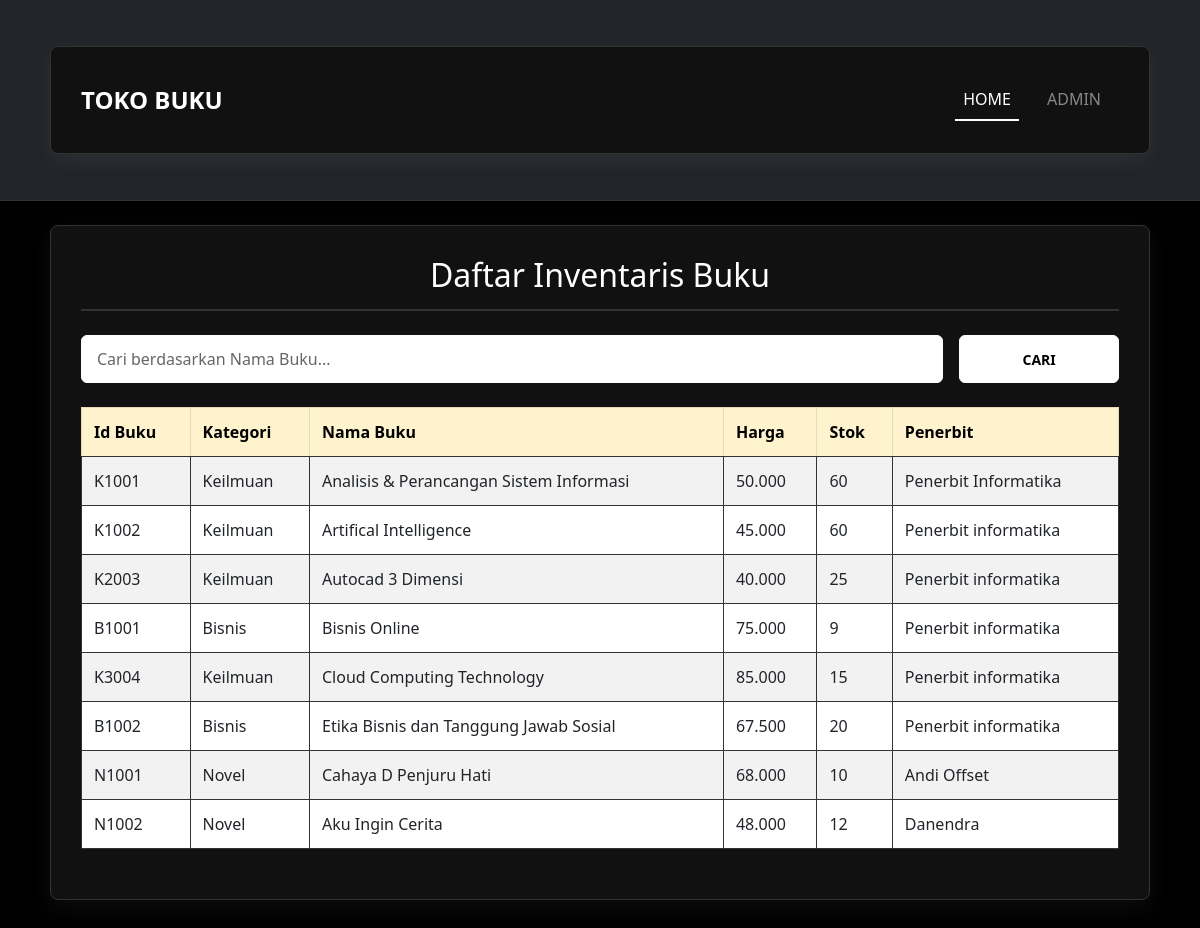
The page / on the database its author committed.
### tables this page shows
CREATE TABLE `tabel_buku` (
  `Id Buku` varchar(100) NOT NULL,
  `Kategori` varchar(100) NOT NULL,
  `Nama Buku` varchar(100) NOT NULL,
  `Harga` varchar(100) NOT NULL,
  `Stok` varchar(100) NOT NULL,
  `Penerbit` varchar(100) NOT NULL
);

### index.php (the view, shortened to what this page needs)
<?php include 'koneksi.php'; ?>
<!DOCTYPE html>
<html lang="id">
<head>
    <link href="https://cdn.jsdelivr.net/npm/bootstrap@5.3.0/dist/css/bootstrap.min.css" rel="stylesheet">
    <link rel="stylesheet" href="styles.css">
</head>
<body>
<nav class="navbar navbar-expand-lg navbar-dark bg-dark">
    <div class="container">
        <a class="navbar-brand" href="index.php">TOKO BUKU</a>
        <div class="navbar-nav">
            <a class="nav-link active" href="index.php">HOME</a>
            <a class="nav-link" href="admin.php">ADMIN</a>
        </div>
    </div>
</nav>
<div class="container mt-4">
    <h2 class="text-center mb-4">Daftar Inventaris Buku</h2>
    <form action="index.php" method="get" class="row g-3 mb-4 align-items-center">
        <div class="col-md-10">
            <input type="text" name="cari" class="form-control search-input"
                   placeholder="Cari berdasarkan Nama Buku..."
                   value="<?php echo isset($_GET['cari']) ? htmlspecialchars($_GET['cari']) : ''; ?>">
        </div>
        <div class="col-md-2">
            <button type="submit" class="btn btn-primary w-100 btn-search">Cari</button>
        </div>
    </form>
    <table class="table table-striped table-bordered">
        <thead class="table-warning">
            <tr>
                <th>Id Buku</th>
                <th>Kategori</th>
                <th>Nama Buku</th>
                <th>Harga</th>
                <th>Stok</th>
                <th>Penerbit</th>
            </tr>
        </thead>
        <tbody>
            <?php
            if (isset($_GET['cari']) && $_GET['cari'] !== "") {
                $Keyword = mysqli_real_escape_string($conn, $_GET['cari']);
                $Query = "SELECT * FROM `tabel_buku` WHERE `Nama Buku` LIKE '%$Keyword%'";
            } else {
                $Query = "SELECT * FROM `tabel_buku`";
            }
            $Result = mysqli_query($conn, $Query);
            if ($Result && mysqli_num_rows($Result) > 0) {
                while ($Row = mysqli_fetch_assoc($Result)) {
                    echo "<tr>
                            <td>" . htmlspecialchars($Row['Id Buku']) . "</td>
                            <td>" . htmlspecialchars($Row['Kategori']) . "</td>
                            <td>" . htmlspecialchars($Row['Nama Buku']) . "</td>
                            <td>" . htmlspecialchars($Row['Harga']) . "</td>
                            <td>" . htmlspecialchars($Row['Stok']) . "</td>
                            <td>" . htmlspecialchars($Row['Penerbit']) . "</td>
                          </tr>";
                }
            } else {
                echo "<tr><td colspan='6' class='text-center'>Data tidak ditemukan</td></tr>";
            }
            ?>
        </tbody>
    </table>
</div>
</body>
</html>

### styles.css (style rules this page uses)
* { margin: 0; padding: 0; box-sizing: border-box; }
body { font-family: 'Segoe UI', Tahoma, sans-serif; background: #000000; color: #ffffff; min-height: 100vh; padding-bottom: 50px; line-height: 1.5; }
.navbar, .container, .card, .alert { background: #111111; border: 1px solid #333333; border-radius: 8px; }
.navbar { border-radius: 0; border-width: 0 0 1px 0; padding: 1rem; }
.navbar-brand { font-weight: 700; font-size: 1.5rem; color: #ffffff !important; text-decoration: none; }
.nav-link { color: #888888 !important; margin: 0 10px; font-weight: 500; text-decoration: none; }
.nav-link:hover, .nav-link.active { color: #ffffff !important; border-bottom: 2px solid #ffffff; }
.container { max-width: 1100px; margin: 30px auto; padding: 30px; box-shadow: 0 8px 24px rgba(255,255,255,0.05); }
h2 { text-align: center; margin-bottom: 30px; padding-bottom: 15px; border-bottom: 2px solid #333333; }
.form-control, select, textarea { width: 100%; padding: 10px 15px; background: #000000; border: 1px solid #333333; border-radius: 6px; color: #ffffff; margin-top: 0; height: 48px; }
.search-input { background: #ffffff !important; color: #000000 !important; border: 1px solid #ffffff; font-weight: 500; height: 48px; }
.search-input::placeholder { color: #666666; }
.btn-search { height: 48px; display: flex; align-items: center; justify-content: center; }
.btn { padding: 10px 20px; border-radius: 6px; font-weight: 600; cursor: pointer; border: 1px solid #333333; text-transform: uppercase; transition: all 0.2s; display: inline-block; text-decoration: none; font-size: 0.875rem; text-align: center; }
.btn-primary, .btn-success, .btn-edit { background: #ffffff; color: #000000; border-color: #ffffff; }
.table { width: 100%; border-collapse: collapse; background: #000000; border: 1px solid #333333; margin: 20px 0; }
.table th, .table td { padding: 12px; border-bottom: 1px solid #333333; text-align: left; }
.table thead { background: #ffffff; color: #000000; }
.table-striped tr:nth-child(even) { background: #0a0a0a; }
.text-center { text-align: center; }

### rows shown on the page
tabel_buku: Id Buku "K1001", Kategori "Keilmuan", Nama Buku "Analisis & Perancangan Sistem Informasi", Harga "50.000", Stok "60", Penerbit "Penerbit Informatika"
tabel_buku: Id Buku "K1002", Kategori "Keilmuan", Nama Buku "Artifical Intelligence", Harga "45.000", Stok "60", Penerbit "Penerbit informatika"
tabel_buku: Id Buku "K2003", Kategori "Keilmuan", Nama Buku "Autocad 3 Dimensi", Harga "40.000", Stok "25", Penerbit "Penerbit informatika"
tabel_buku: Id Buku "B1001", Kategori "Bisnis", Nama Buku "Bisnis Online", Harga "75.000", Stok "9", Penerbit "Penerbit informatika"
tabel_buku: Id Buku "K3004", Kategori "Keilmuan", Nama Buku "Cloud Computing Technology", Harga "85.000", Stok "15", Penerbit "Penerbit informatika"
tabel_buku: Id Buku "B1002", Kategori "Bisnis", Nama Buku "Etika Bisnis dan Tanggung Jawab Sosial", Harga "67.500", Stok "20", Penerbit "Penerbit informatika"
tabel_buku: Id Buku "N1001", Kategori "Novel", Nama Buku "Cahaya D Penjuru Hati", Harga "68.000", Stok "10", Penerbit "Andi Offset"
tabel_buku: Id Buku "N1002", Kategori "Novel", Nama Buku "Aku Ingin Cerita", Harga "48.000", Stok "12", Penerbit "Danendra"
